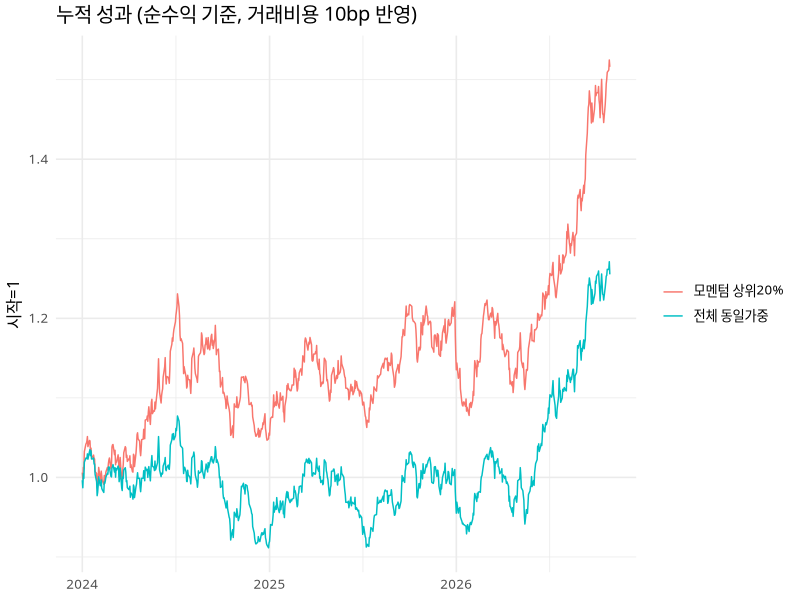

Generate this figure with R:
# =====================================================================
#  포트폴리오 백테스트
# 목적: 신호 생성 -> 리밸런싱 -> 비용 반영 -> 성과 비교, 그리고 흔한 함정 확인
# 가상 데이터 사용 (실제 데이터는 1번 섹션의 rets, dates만 교체)
# 약속: rets = (일자 x 종목) 일간 수익률 행렬, dates = 같은 길이의 날짜 벡터
# =====================================================================

pkgs <- c("quadprog", "dplyr", "tidyr", "ggplot2")
to_install <- pkgs[!pkgs %in% rownames(installed.packages())]
if (length(to_install) > 0) install.packages(to_install)

library(quadprog)
library(dplyr)
library(tidyr)
library(ggplot2)
FONT <- switch(Sys.info()[["sysname"]], Windows = "Malgun Gothic", Darwin = "AppleGothic", "NanumGothic")
theme_set(theme_minimal(base_family = FONT, base_size = 12))
set.seed(101)


# 1. 연습용 가상 데이터 ------------------------------------------------
n_stock <- 40
dates   <- seq(as.Date("2023-01-02"), as.Date("2026-10-28"), by = "day")
dates   <- dates[!format(dates, "%u") %in% c("6", "7")]
N       <- length(dates)

mkt   <- rnorm(N, 0.0003, 0.009)
drift <- rnorm(n_stock, 0.0003, 0.0004)       # 종목별 지속적 성향 (모멘텀이 약하게 통하도록)
beta  <- runif(n_stock, 0.6, 1.4)
rets  <- sapply(seq_len(n_stock), function(i)
  drift[i] + beta[i] * mkt + rnorm(N, 0, 0.012))
colnames(rets) <- sprintf("S%02d", seq_len(n_stock))


# 2. 리밸런싱 날짜 -----------------------------------------------------
# 각 월의 마지막 거래일을 리밸런싱일로 사용 (신호 계산에 필요한 252일 이후부터)
ym            <- format(dates, "%Y-%m")
month_end_idx <- which(!duplicated(ym, fromLast = TRUE))
rebal_monthly <- month_end_idx[month_end_idx >= 252 & month_end_idx < N]

# 분기 리밸런싱: 3, 6, 9, 12월 말만
rebal_quarterly <- rebal_monthly[format(dates[rebal_monthly], "%m") %in% c("03", "06", "09", "12")]


# 3. 종목 선택 규칙(신호) ----------------------------------------------
# 규칙은 "t일까지의 정보만 보고 비중 벡터를 반환하는 함수"로 만든다.
# 이 구조 덕분에 미래 정보가 섞이기 어렵다.

# 3-1. 12-1 모멘텀 상위 top_frac 동일가중
make_mom_picker <- function(rets, top_frac = 0.2, lookback = 252, skip = 21) {
  n <- ncol(rets)
  function(t) {
    idx <- (t - lookback + 1):(t - skip)                       # t 이전만 사용
    mom <- apply(rets[idx, , drop = FALSE], 2, function(r) prod(1 + r) - 1)
    k   <- ceiling(n * top_frac)
    w   <- rep(0, n)
    w[order(mom, decreasing = TRUE)[1:k]] <- 1 / k
    w
  }
}

# 3-2. 벤치마크: 전 종목 동일가중
make_equal_picker <- function(rets) {
  n <- ncol(rets)
  function(t) rep(1 / n, n)
}

# 3-3. (교육용) 미래를 훔쳐보는 잘못된 규칙: 다음 21일 수익률로 선택
make_peek_picker <- function(rets, top_frac = 0.2, horizon = 21) {
  n <- ncol(rets); N <- nrow(rets)
  function(t) {
    idx <- (t + 1):min(t + horizon, N)                         # t 이후 = 미래!
    fut <- apply(rets[idx, , drop = FALSE], 2, function(r) prod(1 + r) - 1)
    k   <- ceiling(n * top_frac)
    w   <- rep(0, n)
    w[order(fut, decreasing = TRUE)[1:k]] <- 1 / k
    w
  }
}


# 4. 백테스트 엔진 -----------------------------------------------------
# - t일 수익률은 t-1일 종가에 보유한 비중으로 얻는다 (비중은 매일 가격에 따라 드리프트)
# - 리밸런싱일 종가에 새 비중으로 교체 -> 효과는 다음 날부터
# - 회전율 = 교체 때 바뀌는 비중의 절대값 합, 비용 = 회전율 x 편도비용(bp)
run_backtest <- function(rets, dates, pick_fn, rebal_idx, cost_bps = 10) {
  N <- nrow(rets); n <- ncol(rets)
  w <- rep(0, n)
  gross <- net <- turn <- numeric(N)
  
  for (t in seq_len(N)) {
    r_t <- rets[t, ]
    pr  <- sum(w * r_t)                         # 오늘 포트폴리오 총수익률
    if (sum(w) > 0) w <- w * (1 + r_t) / (1 + pr)   # 가격 변동에 따른 비중 드리프트
    
    cost_t <- 0; to <- 0
    if (t %in% rebal_idx) {
      w_new  <- pick_fn(t)
      to     <- sum(abs(w_new - w))             # 이번 리밸런싱의 회전율
      cost_t <- to * cost_bps / 1e4
      w      <- w_new
    }
    gross[t] <- pr; turn[t] <- to; net[t] <- pr - cost_t
  }
  
  start <- rebal_idx[1] + 1                     # 첫 리밸런싱 다음 날부터 성과 측정
  tibble(date = dates, gross = gross, turnover = turn, net = net)[start:N, ]
}

# 간단 요약 (자세한 성과 지표는 ch14)
quick_summary <- function(bt, label) {
  yrs <- nrow(bt) / 252
  tibble(
    strategy      = label,
    ann_ret_net   = prod(1 + bt$net)^(1 / yrs) - 1,
    ann_vol       = sd(bt$net) * sqrt(252),
    turnover_year = sum(bt$turnover) / yrs,      # 연간 회전율
    cost_drag     = (prod(1 + bt$gross)^(1 / yrs) - 1) - (prod(1 + bt$net)^(1 / yrs) - 1)
  )
}


# 5. 실행: 전략 vs 벤치마크 --------------------------------------------
bt_mom <- run_backtest(rets, dates, make_mom_picker(rets, 0.2), rebal_monthly, cost_bps = 10)
bt_eq  <- run_backtest(rets, dates, make_equal_picker(rets),    rebal_monthly, cost_bps = 10)

bind_rows(quick_summary(bt_mom, "모멘텀 상위20%"),
          quick_summary(bt_eq,  "전체 동일가중"))

curve <- bind_rows(
  tibble(date = bt_mom$date, value = cumprod(1 + bt_mom$net), strategy = "모멘텀 상위20%"),
  tibble(date = bt_eq$date,  value = cumprod(1 + bt_eq$net),  strategy = "전체 동일가중")
)
ggplot(curve, aes(date, value, color = strategy)) +
  geom_line() +
  labs(title = "누적 성과 (순수익 기준, 거래비용 10bp 반영)", x = NULL, y = "시작=1", color = NULL)


# 6. 거래비용 민감도 ---------------------------------------------------
cost_grid <- c(0, 10, 30, 60)
bind_rows(lapply(cost_grid, function(cb) {
  bt <- run_backtest(rets, dates, make_mom_picker(rets, 0.2), rebal_monthly, cost_bps = cb)
  quick_summary(bt, paste0("비용 ", cb, "bp"))
}))


# 7. 흔한 함정 ① 미래 정보 사용(look-ahead) ---------------------------
# 같은 엔진에 '미래를 보는' 규칙을 넣으면 비현실적으로 좋은 성과가 나온다.
# 이런 결과가 보이면 대개 코드에 미래 정보가 섞인 것이다.
bt_peek <- run_backtest(rets, dates, make_peek_picker(rets, 0.2), rebal_monthly, cost_bps = 10)
bind_rows(quick_summary(bt_mom,  "정상 모멘텀"),
          quick_summary(bt_peek, "미래참조(잘못된 규칙)"))


# 8. 흔한 함정 ② 파라미터 과최적화 확인 ------------------------------
# 상위 비율을 바꿔가며 보되, 한 값만 유독 좋은지(불안정) 주변 값과 함께 본다.
bind_rows(lapply(c(0.10, 0.20, 0.30, 0.50), function(fr) {
  bt <- run_backtest(rets, dates, make_mom_picker(rets, fr), rebal_monthly, cost_bps = 10)
  quick_summary(bt, paste0("상위 ", fr * 100, "%"))
}))


# 9. 최적화 기반 규칙을 백테스트에 넣기 -------------------------------
# 같은 엔진에 '비중 벡터를 돌려주는 함수'만 바꿔 끼우면 된다.
# 최적화 입력(공분산)은 반드시 t일까지의 데이터로만 추정한다.

# 9-1. 최소분산 (공분산 축소 + 종목당 최대 cap)
make_minvar_picker <- function(rets, window = 252, cap = 0.10, lambda = 0.2) {
  n <- ncol(rets)
  function(t) {
    est <- rets[(t - window + 1):t, , drop = FALSE]
    S0  <- cov(est)
    S   <- (1 - lambda) * S0 + lambda * diag(diag(S0))
    A   <- cbind(rep(1, n), diag(n), -diag(n))
    b   <- c(1, rep(0, n), rep(-cap, n))
    solve.QP(2 * S + diag(1e-10, n), rep(0, n), A, b, meq = 1)$solution
  }
}

# 9-2. 역변동성 가중 (위험균형의 단순 근사)
make_invvol_picker <- function(rets, window = 126) {
  function(t) {
    v <- apply(rets[(t - window + 1):t, , drop = FALSE], 2, sd)
    w <- 1 / v
    w / sum(w)
  }
}

bt_minvar <- run_backtest(rets, dates, make_minvar_picker(rets), rebal_monthly, cost_bps = 10)
bt_invvol <- run_backtest(rets, dates, make_invvol_picker(rets), rebal_monthly, cost_bps = 10)

bind_rows(quick_summary(bt_mom,    "모멘텀 상위20%"),
          quick_summary(bt_eq,     "전체 동일가중"),
          quick_summary(bt_minvar, "최소분산(10%캡)"),
          quick_summary(bt_invvol, "역변동성"))


# 10. 표본 내 / 표본 외 분리 (walk-forward의 가장 단순한 형태) ------------
# 파라미터는 앞 절반 기간에서만 고르고, 뒤 절반에서 성과를 확인한다.
cand <- c(0.10, 0.20, 0.30, 0.50)
bts  <- lapply(cand, function(fr)
  run_backtest(rets, dates, make_mom_picker(rets, fr), rebal_monthly, cost_bps = 10))

split_date <- bts[[1]]$date[floor(nrow(bts[[1]]) / 2)]
ann_ret <- function(x) prod(1 + x$net)^(252 / nrow(x)) - 1

split_tbl <- tibble(
  top_frac      = cand,
  in_sample     = sapply(bts, function(b) ann_ret(b[b$date <= split_date, ])),
  out_of_sample = sapply(bts, function(b) ann_ret(b[b$date >  split_date, ]))
)
split_tbl

best_in <- split_tbl$top_frac[which.max(split_tbl$in_sample)]
cat("표본 내 최고 파라미터:", best_in, "\n")
cat("그 파라미터의 표본 외 순위:",
    rank(-split_tbl$out_of_sample)[split_tbl$top_frac == best_in], "/", length(cand), "\n")
# 표본 내 1등이 표본 외에서도 1등이 아니라면 과최적화를 의심한다


# 11. 저장 -------------------------------------------------------------
dir.create("data", showWarnings = FALSE)
saveRDS(list(mom = bt_mom, eq = bt_eq), "data/backtest_results.rds")


# ====================================================================
# 월간 vs 분기 리밸런싱을 (비용 20bp) 비교하여 순수익, 연간 회전율, 비용 drag를 한 표로.
# 그리고 어느 쪽이 "비용 대비 효율적"인지 한 줄로 결론을 출력하기
# =====================================================================

bt_m <- run_backtest(rets, dates, make_mom_picker(rets, 0.2), rebal_monthly,   cost_bps = 20)
bt_q <- run_backtest(rets, dates, make_mom_picker(rets, 0.2), rebal_quarterly, cost_bps = 20)

cmp <- bind_rows(quick_summary(bt_m, "월간 리밸런싱"),
                 quick_summary(bt_q, "분기 리밸런싱"))
cmp

best <- cmp$strategy[which.max(cmp$ann_ret_net)]
cat("순수익 기준으로 더 나은 쪽:", best, "\n")
stopifnot(cmp$turnover_year[1] > cmp$turnover_year[2])   # 월간이 회전율이 더 높아야 정상
